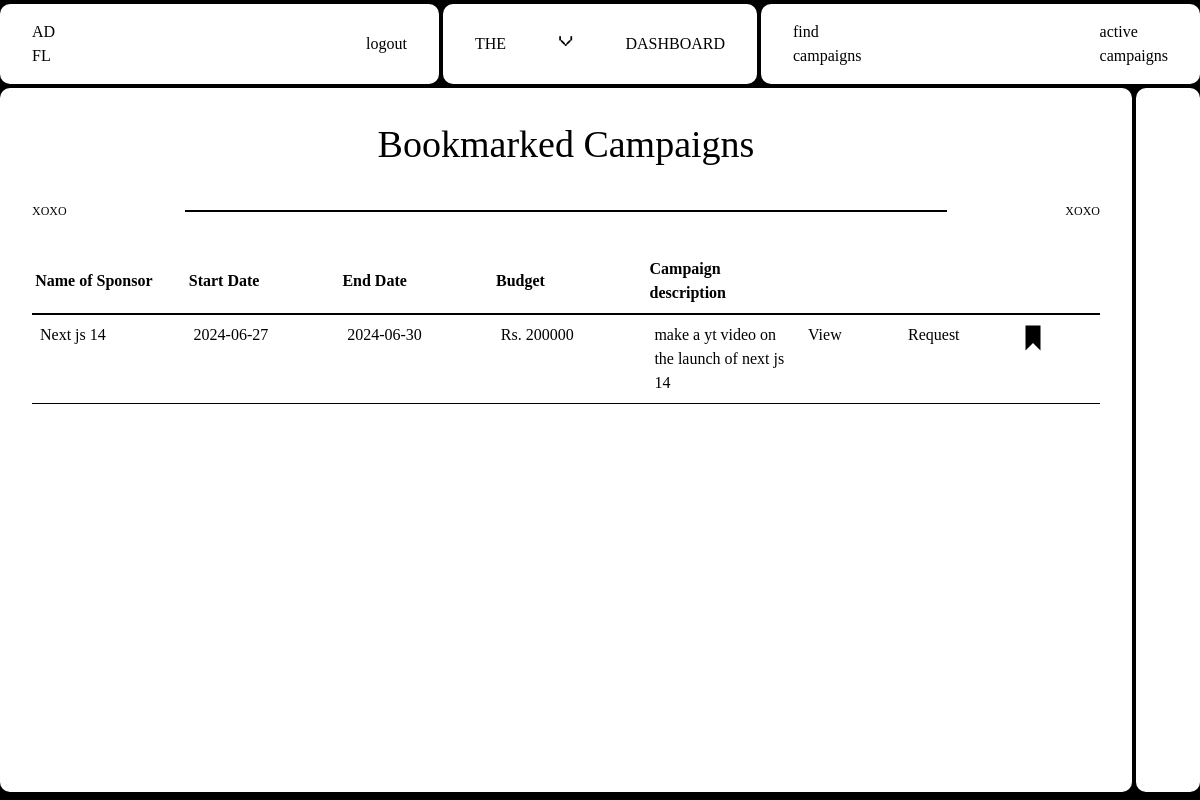
Screenshot of /influencer/view_bookmarks (signed in) with the database file from the repository.
### Adfluence/models.py (models this page shows)
class Campaign(db.Model):
    __tablename__ = "campaign"
    id = db.Column(db.Integer, primary_key=True)
    name = db.Column(db.String(40), nullable=False)
    description = db.Column(db.Text, nullable=False)
    start_date = db.Column(db.Date, nullable=False)
    end_date = db.Column(db.Date, nullable=False)
    budget = db.Column(db.Integer, nullable=False)
    visibility = db.Column(db.String(10), nullable=False)  # 'public' or 'private'
    goals = db.Column(db.Text, nullable=False)
    niche = db.Column(db.String(40), nullable=False)
    status = db.Column(db.String(20), nullable=False, default="Incomplete")
    flagged = db.Column(db.Boolean, default=False)
    user_id = db.Column(db.Integer, db.ForeignKey("user.id"), nullable=False)
    ad_requests = db.relationship(
        "AdRequest", backref="campaign", cascade="all, delete-orphan"
    )
    campaign_requests = db.relationship(
        "campaignRequest", backref="campaign", cascade="all, delete-orphan"
    )

### Adfluence/influencer.py (the view)
@influencer.route("/view_bookmarks")
@role_required("Influencer")
@login_required
def view_bookmarks():
    influencers = current_user.influencers
    influencer = influencers[0] if influencers else None
    campaigns = Campaign.query.all()
    for campaign in campaigns:
        campaign.is_bookmarked = (
            Bookmark.query.filter_by(
                influencer_id=current_user.id, campaign_id=campaign.id
            ).first()
            is not None
        )
    influencer_bookmarks = Bookmark.query.filter_by(influencer_id=current_user.id).all()
    bookmarked_campaigns = [
        Campaign.query.get(bookmark.campaign_id) for bookmark in influencer_bookmarks
    ]
    return render_template(
        "Influencer/Bookmarks.html",
        bookmarked_campaigns=bookmarked_campaigns,
        campaigns=campaigns,
        influencer=influencer,
    )

### Adfluence/views.py (called while the page is built)
def role_required(role):
    def decorator(f):
        @wraps(f)
        def decorated_function(*args, **kwargs):
            if current_user.role != role:
                abort(403)
            return f(*args, **kwargs)
        return decorated_function
    return decorator

### Adfluence/templates/Influencer/Bookmarks.html (shortened to what this page needs)
{% extends "base.html" %} {% block head %}
<link
  rel="stylesheet"
  href="{{ url_for('static', filename='src/influencer_css/bookmarks.css') }}"
/>
{% endblock %} {% block content %}
<div class="container">
  <nav>
    <div class="nav-1">
      <a href="{{ url_for('influencer.dashboard') }}" class="logo view">
        AD <br />
        FL
      </a>
      <a href="{{ url_for('views.logout') }}" class="view">logout</a>
    </div>
    <div class="nav-2">
      <p class="menu-button">the</p>
      <p class="x">v</p>
      <p class="menu-button">dashboard</p>
    </div>
    <div class="nav-3">
      <a href="{{ url_for('influencer.viewCampaigns') }}" class="create view">
        find  <br />
        campaigns
      </a>
      <a
        href="{{ url_for('influencer.activeCampaigns') }}"
        class="pattern-2 view"
      >
        active<br />
        campaigns
      </a>
    </div>
  </nav>
  <div class="content-wrapper">
    <div class="col-1 col">
      <div class="header">
        <h1>Bookmarked Campaigns</h1>
      </div>
      <div class="numbers">
        <p>xoxo</p>
        <div class="hr"></div>
        <p>xoxo</p>
      </div>
      <div class="table-wrapper">
        <table class="first-table">
          <thead>
            <tr>
              <th>Name of Sponsor</th>
              <th>Start Date</th>
              <th>End Date</th>
              <th>Budget</th>
              <th>Campaign description</th>
              <th class="link"></th>
              <th class="link"></th>
              <th class="link"></th>
            </tr>
          </thead>
          <tbody>
            {% for campaign in bookmarked_campaigns %} {% if influencer.flagged
            == False %}
            <tr>
              <td>{{ campaign.name }}</td>
              <td>{{ campaign.start_date.strftime('%Y-%m-%d') }}</td>
              <td>{{ campaign.end_date.strftime('%Y-%m-%d') }}</td>
              <td>Rs. {{ campaign.budget }}</td>
              <td>{{ campaign.description }}</td>
              <td class="link view">
                <a
                  href="{{ url_for('influencer.viewCampaign', campaign_id=campaign.id) }}"
                  >View</a
                >
              </td>
              <td class="link view">
                <a
                  href="{{ url_for('influencer.create_ad_request', campaign_id=campaign.id)}}"
                  >Request</a
                >
              </td>
              <td class="link view">
                <form
                  action="{{ url_for('influencer.bookmark_campaign', campaign_id=campaign.id) }}"
                  method="post"
                  style="display: inline"
                >
                  {% if campaign.is_bookmarked %}
                  <button type="submit">
                  </button>
                  {% endif %}
                </form>
              </td>
            </tr>
            {% endif %} {% endfor %}
          </tbody>
        </table>
      </div>
    </div>
    <div class="col-2 col"></div>
  </div>
</div>
{% endblock %}

### Adfluence/static/css/main.css (style rules this page uses)
html, :host { line-height: 1.5; -webkit-text-size-adjust: 100%; -moz-tab-size: 4; -o-tab-size: 4; tab-size: 4; font-family: ui-sans-serif, system-ui, sans-serif, "Apple Color Emoji", "Segoe UI Emoji", "Segoe UI Symbol", "Noto Color Emoji"; font-feature-settings: normal; font-variation-settings: normal; -webkit-tap-highlight-color: transparent; }
body { margin: 0; line-height: inherit; }
h1, h2, h3, h4, h5, h6 { font-size: inherit; font-weight: inherit; }
a { color: inherit; text-decoration: inherit; }
table { text-indent: 0; border-color: inherit; border-collapse: collapse; }
button, input, optgroup, select, textarea { font-family: inherit; font-feature-settings: inherit; font-variation-settings: inherit; font-size: 100%; font-weight: inherit; line-height: inherit; letter-spacing: inherit; color: inherit; margin: 0; padding: 0; }
button, select { text-transform: none; }
button, input:where([type='button']), input:where([type='reset']), input:where([type='submit']) { -webkit-appearance: button; background-color: transparent; background-image: none; }
blockquote, dl, dd, h1, h2, h3, h4, h5, h6, hr, figure, p, pre { margin: 0; }
button, [role="button"] { cursor: pointer; }
img, svg, video, canvas, audio, iframe, embed, object { display: block; vertical-align: middle; }
.container { width: 100%; }
@media (min-width: 640px) { .container { max-width: 640px; } }
@media (min-width: 768px) { .container { max-width: 768px; } }
@media (min-width: 1024px) { .container { max-width: 1024px; } }
* { margin: 0; padding: 0; }

### Adfluence/static/src/input.css (style rules this page uses)
* { margin: 0; padding: 0; }

### Adfluence/static/src/influencer_css/bookmarks.css (style rules this page uses)
* { margin: 0; padding: 0; box-sizing: border-box; }
html, body { width: 100%; height: 100%; background-color: #000; font-family: "Arame"; overflow: hidden; }
p { text-transform: uppercase; }
.x { font-family: sk; margin-top: -10px; font-size: 14px; }
.container { width: 100%; height: 100vh; max-width: 3840px; margin: 0 auto; display: flex; flex-direction: column; gap: 0.25em; }
nav { width: 100%; flex: 1; display: flex; gap: 0.25em; padding: 0.25em 0 0 0; background-color: #000; }
nav > div { display: flex; justify-content: space-between; align-items: center; padding: 1em 2em; background: #fff; color: #000; border-radius: 10px; }
.nav-1 { flex: 3; }
.nav-2 { flex: 2; }
.nav-3 { flex: 3; }
.content-wrapper { flex: 12; width: 100%; height: 100%; display: flex; padding: 0 0 0.5em 0; background-color: #000; gap: 0.25em; overflow: hidden; }
.content-wrapper .col { border-radius: 10px; background: #fff; padding: 3em 2em; }
.col-1 { flex: 10; display: flex; flex-direction: column; gap: 2em; }
.col-2 { display: flex; flex-direction: column; }
.col-1 p { font-size: 12px; line-height: 1; }
.col-1 h1 { font-size: 38px; margin-top: -20px; text-align: center; font-family: aux; }
.numbers { width: 100%; display: flex; align-items: center; justify-content: space-between; }
.numbers p { flex: 1; }
.numbers p:nth-child(3) { text-align: right; }
.numbers .hr { flex: 5; width: 100%; height: 2px; background: #000; }
.table-wrapper { width: 100%; overflow-x: auto; overflow-y: auto; display: flex; justify-content: center; }
.first-table { width: 100%; border-collapse: collapse; table-layout: fixed; }
.first-table th { position: sticky; top: 0; z-index: 1; background-color: #fff; padding: 0.5em 0.2em; border-bottom: 2px solid #000; text-align: left; }
.first-table td { padding: 0.5em 0.5em; border-bottom: 1px solid #000; text-align: left; vertical-align: top; word-wrap: break-word; white-space: normal; }
.view { cursor: pointer; transition: all 0.2s ease-out; }
.link { width: 100px; }
.create { position: relative; }
.bookmark-icon { margin-top: -10px; }

### rows the page displays
Campaign: name "Next js 14", start_date "2024-06-27", end_date "2024-06-30", budget "200000", description "make a yt video on the launch of next js 14"
